Frame 1 (no input): blank canvas, image omitted
Frame 60 (the mouse pressed at the canvas centre just before this capture): blank canvas, image omitted
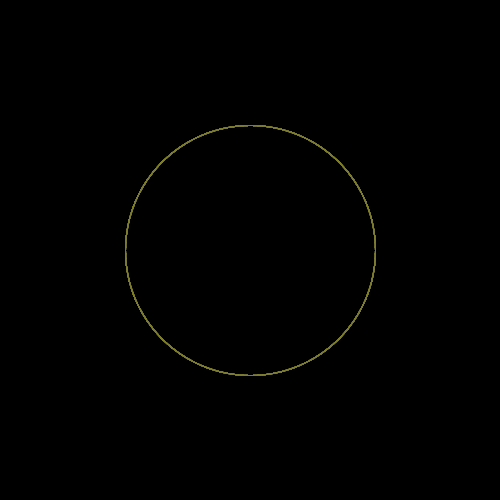
Frame 120 (the mouse held since frame 60 and released just before this capture)

The Processing sketch whose frames 1 and 60 were blank and that drew this single picture after the mouse press (run headless with seeded random() and noise(); from frame 60 on, the mouse is pressed at the canvas centre):

// Processing sketch: processing_51216
// ── processing_51216.pde

void setup() {
  size(500,500);
  background(0);
}

void draw() {
  smooth();
  noFill();
  strokeWeight(1);
  stroke(mouseX/2,mouseY/2,50,100);
  ellipse(mouseX,mouseY,mouseY,mouseX);
}

void mousePressed() {
  background(mouseX/2,mouseY/2,50,100);
}

void keyPressed() {
  background(0);
}
